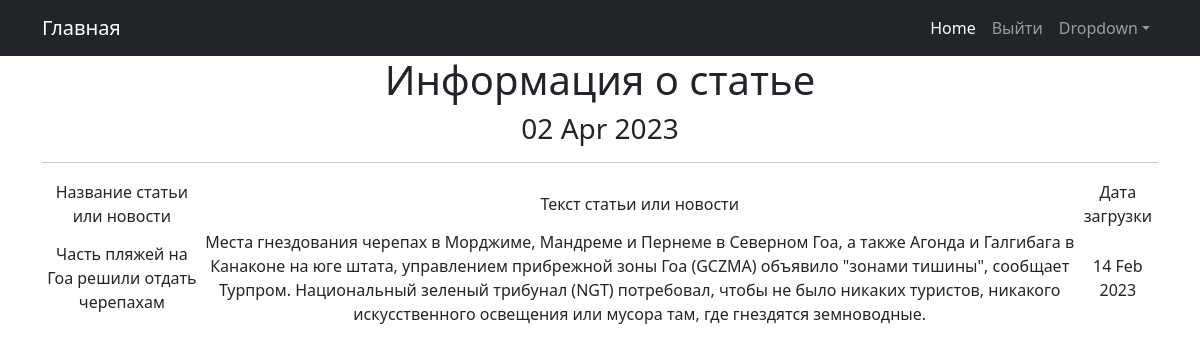
Page /news/20 on the committed database.
### news/models.py (models this page shows, shortened)
class Post(models.Model):
    author = models.ForeignKey(Author, on_delete=models.CASCADE)
    NEWS = 'NW'
    ARTICLE = 'AR'
    CATEGORY_CHOICES = (
        (NEWS, 'Новость'),
        (ARTICLE, 'Статья'),
    )
    categoryType = models.CharField(max_length=2, choices=CATEGORY_CHOICES, default=ARTICLE)
    dateCreation = models.DateTimeField(auto_now_add=True)
    postCategory = models.ManyToManyField(Category, through='PostCategory')
    title = models.CharField(max_length=128)
    text = models.TextField()
    rating = models.SmallIntegerField(default=0)

### news/views.py (the view)
# urls.py: path('<int:pk>', PostDetail.as_view(), name='post_detail'),
class PostDetail(DetailView):
    model = Post
    template_name = 'post_1.html'
    context_object_name = 'post'
    def get_context_data(self, **kwargs):
        context = super().get_context_data(**kwargs)
        context['time_now'] = datetime.utcnow()
        return context

### news/templatetags/custom_filters.py (called while the page is built)
@register.filter()
def censor(value):
    bad_words = ['интересно', 'здорово', 'отлично']
    if not isinstance(value, str):
        raise TypeError(f"unresolved type '{type(value)}' expected  type 'str'")
    for word in value.split():
        if word.lower() in bad_words:
            value = value.replace(word, f"{word[0]}{'*' * (len(word) - 1)}")
    return value

### templates/post_1.html (shortened to what this page needs)
{% extends 'flatpages/default.html' %}
{% load custom_filters %}
{% load custom_tags %}
{% block content %}
  <h1>Информация о статье</h1>
   <h3>{{ time_now|date:'d M Y' }}</h3>
<hr>
       <table>
           <tr>
               <td>Название статьи или новости</td>
               <td>Текст статьи или новости</td>
               <td>Дата загрузки</td>
           <tr>
               <td>{{ post.title|censor }}</td>
               <td>{{ post.text |censor }}</td>
               <td>{{ post.dateCreation|date:'d M Y ' }}</td>
       </table>
{% endblock content %}

### rows in the picture
Post: title|censor "Часть пляжей на Гоа решили отдать черепахам", text|censor "Места гнездования черепах в Морджиме, Мандреме и Пернеме в Северном Гоа, а также Агонда и Галгибага в Канаконе на юге штата, управлением прибрежной зоны Гоа (GCZMA) объявило \"зонами тишины\", сообщает Турпром. Национальный зеленый трибунал (NGT) потребовал, чтобы не было никаких туристов, никакого искусственного освещения или мусора там, где гнездятся земноводные.", dateCreation "14 Feb 2023"

### other values in the picture
{{ time_now|date:'d M Y' }} "02 Apr 2023"
